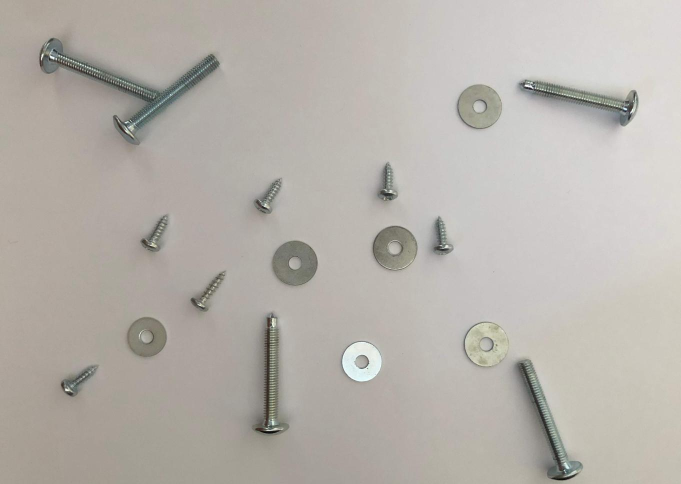
%> input picture Assignment_Input/IMG_05.jpg, 1362 x 968 px (shown at 1/2 size)
$ octave Task5to6.m   (GNU Octave 9; MATLAB toolbox functions it lacks are replaced by stand-ins)
%> lines starting %> are read from the running program, lines starting %| are printed output that depends on the picture; in (x1, y1, x2, y2) boxes, pixels count from 0 and x2, y2 are one past the last pixel; in counts of white or black regions, pixels touching at a corner belong together; the program's own positions count from 1
clear; close all;

% Task 5: Robust method --------------------------
% Step-1: Load input image
% Choose image here
Input_filename = 'IMG_05.jpg';
   GT_filename = 'IMG_05_GT.png';

I = imread(Input_filename);
%> I is the input picture: size 968x1362x3 uint8; mean R, G, B 182.2, 177.5, 171.2


% Step-2: Covert image to grayscale
I_gray = rgb2gray(I);


% Step-3: Rescale image by linear interpolation
I_scaled = imresize(I_gray, 0.5, 'bilinear');
colormap gray;  % Returns the image to greyscale


% Step-4: Enhance image before binarisation
I_enhanced = imadjust(I_scaled);
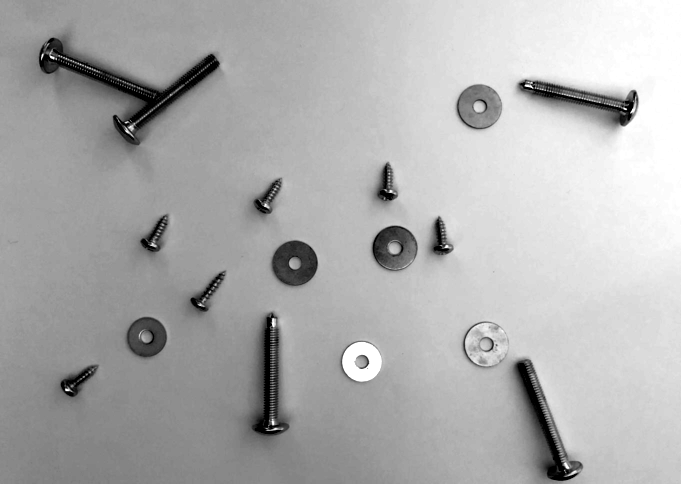
%> I_enhanced: size 484x681 uint8; min 0, max 255, mean 174.3
colormap gray;


% Step-5: Image Binarisation
I_binarised = imbinarize(I_enhanced, 0.25);
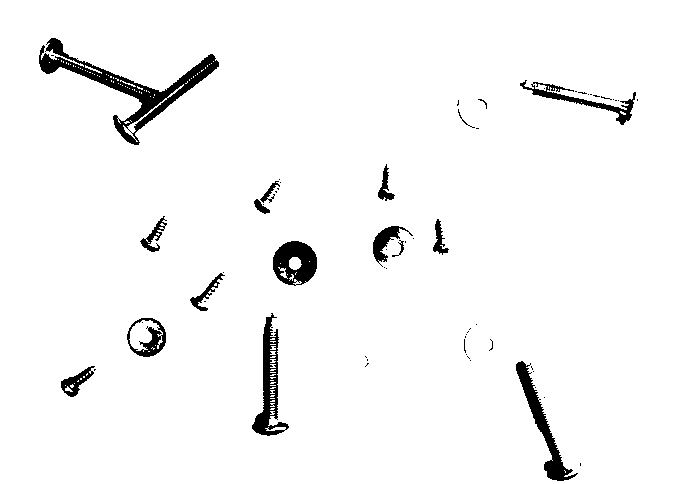
%> I_binarised: size 484x681 logical; 96.4% white; 63 black regions (46 under 20 px), largest, box (x1, y1, x2, y2) and area: (39, 38, 219, 145) 3583, (252, 313, 289, 436) 1543, (516, 361, 578, 481) 1497


% Step-6: Edge Detection
I_edge = edge(I_enhanced, 'canny', [0.05, 0.20], 0.8);
%> I_edge: size 484x681 logical; 1.9% white in thin lines or dots, all inside (x1, y1, x2, y2) = (38, 37, 639, 481)


% Step-7: Simple Segmentation
% Define the structuring element
se2 = strel('disk', 2');
I_closed = imclose(I_edge, se2);
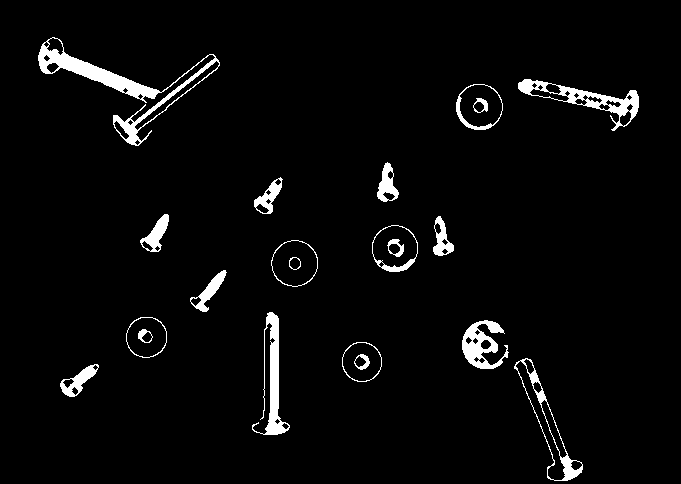
%> I_closed: size 484x681 logical; 3.6% white; 21 white regions, largest, box (x1, y1, x2, y2) and area: (38, 37, 220, 146) 2929, (518, 79, 639, 131) 1454, (252, 312, 290, 435) 1364
I_filled = imfill(I_closed, 'holes');
%> I_filled: size 484x681 logical; 6.7% white; 16 white regions, largest, box (x1, y1, x2, y2) and area: (38, 37, 220, 146) 3842, (514, 358, 583, 481) 2373, (518, 79, 639, 131) 2107
I_segmented = imopen(I_filled, se2);
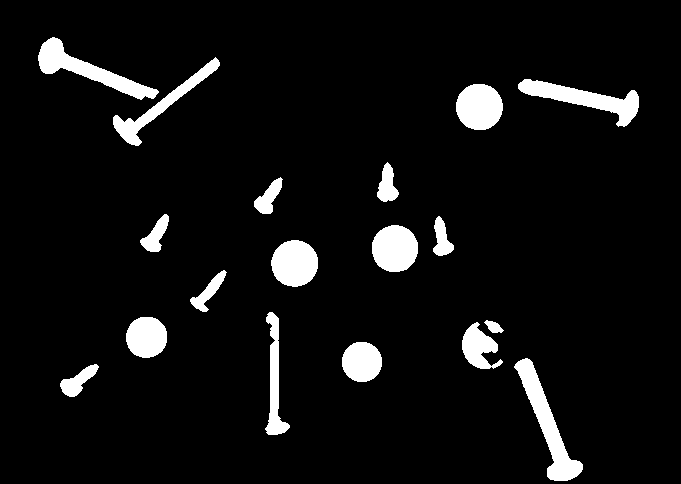
%> I_segmented: size 484x681 logical; 6.5% white; 18 white regions, largest, box (x1, y1, x2, y2) and area: (514, 358, 583, 481) 2363, (38, 37, 159, 100) 2124, (518, 79, 639, 127) 2067


% Step-8: Find the different individaul shapes and label them
% conn = 4 as less likely to have two objects label as the same
I_labeled = bwlabel(I_segmented, 4);
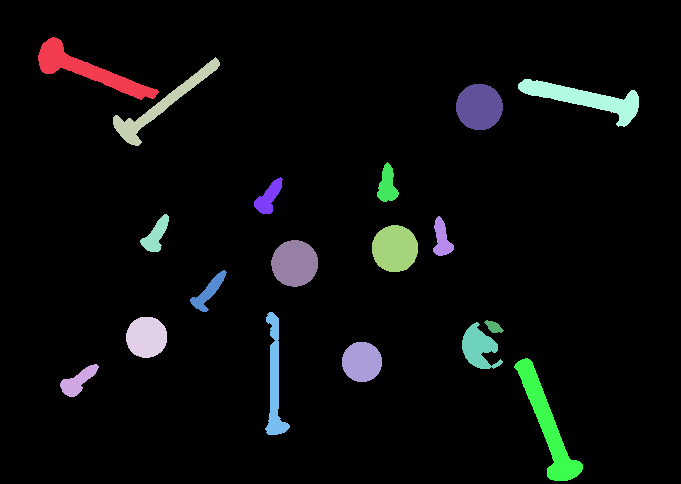
%> I_labeled: size 484x681 double; 19 distinct labels, from 0 to 18; one colour per label, 0 black

figure, imshow(I_labeled)
title('Step 1: Distinguish invidual shapes')

% cmap = parula because it looks cool
% zerocolour = k (black background)
% order = noshuffle as makes it easier to see difference than random
figure, imshow(label2rgb(I_labeled, 'parula', 'k', 'noshuffle'))
%> after `imshow(label2rgb(I_labeled, 'parula', 'k', 'noshuffle'))`:
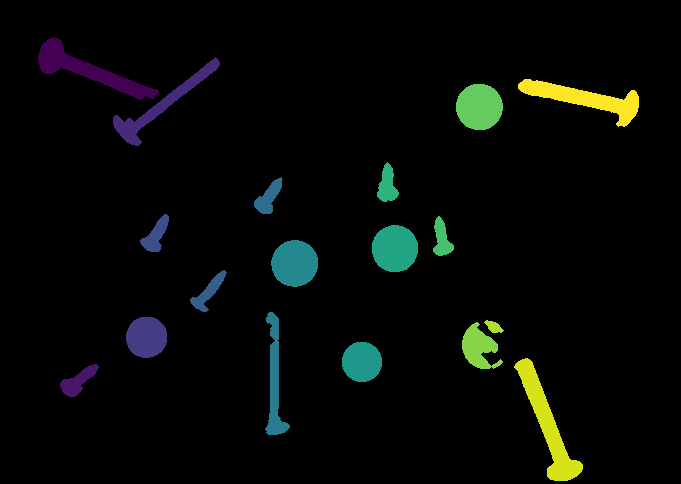
%> displayed picture: size 484x681x3, on the screen's scale of 0 to 255; mean R, G, B 6.4, 9, 6.5
title('Step 1b: Display different colours for each shape')


% Step-9: Extract the basic properties + boundaries of the labeled shapes
% Changed to all as area no longer works for all images
I_props = regionprops(I_labeled, 'all');
%> I_props = 18 regions; largest, box (x1, y1, x2, y2), Area, Centroid, MajorAxisLength, MinorAxisLength and Eccentricity: (514, 358, 583, 481) 2363 [548.2 425.6] 157.8 25.01 0.987, (38, 37, 159, 100) 2124 [88.6 71] 148.6 25.88 0.985, (518, 79, 639, 127) 2067 [585.7 99.4] 146.2 24.62 0.986


% Step-10: Store all properties to variables
I_number_shapes = size(I_props, 1);  % Total no. of shapes
%> I_number_shapes = 18
I_areas = [I_props.Area];  % Double array of areas
%> I_areas = 18 values, max 2363 at index 17, min 148 at index 16, mean 1193.2
I_per = [I_props.Perimeter]; % Double array of perimeters
%> I_per = 18 values, max 306.6 at index 17, min 48.34 at index 16, mean 168.5
I_centroids = [I_props.Centroid];  % Double array of centroids
%> I_centroids = 36 values, max 585.7 at index 35, min 70.96 at index 2, mean 290.9

% Extract every odd number of values from centroids for X values ...
% and every even nubmer for the Y values
X_centroids = I_centroids(1:2:end-1);
%> X_centroids = 18 values, max 585.7 at index 18, min 78.6 at index 2, mean 325.4
Y_centroids = I_centroids(2:2:end);
%> Y_centroids = 18 values, max 425.6 at index 17, min 70.96 at index 1, mean 256.3


% Step-11: Label each of the shapes with its corrosponding number
% For loop to plot the number of each shape at its centroid location
for i = 1 : I_number_shapes
    str = {i};  % Display the shape number as a string
	text(X_centroids(i), Y_centroids(i), str);
end
%> this loop made 18 passes
%> str on passes 1 to 12: {1}, {2}, {3}, {4}, {5}, {6}, {7}, {8}, {9}, {10}, {11}, {12}
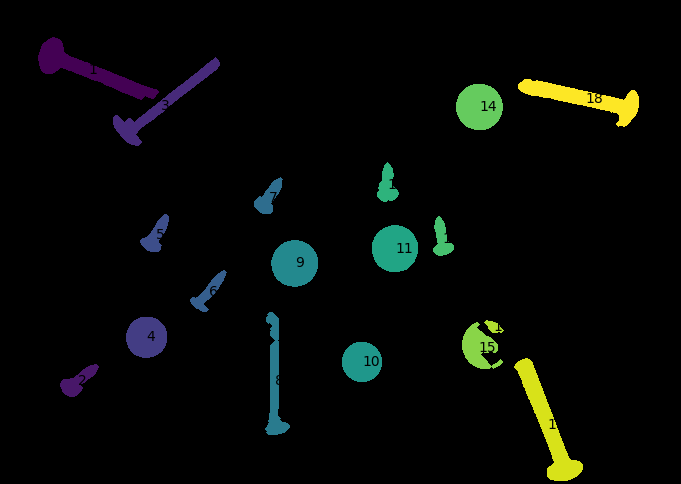
%> figure redrawn from the program's plot data; its title reads 'Step 1b: Display different colours for each shape'


% Step-12: Contrust table to display shape no. and properties
% Loop to add number of shapes to double array
for j = 1 : I_number_shapes
    test = (j);
    Shape_No{j, 1} = test;
end
%> this loop made 18 passes
%> after the loop, Shape_No = 18 items
Shape_No = cell2mat(Shape_No);
%> Shape_No = 18 values from 1 to 18

t1 = table(Shape_No);
%> t1 = 18 items; first 5, Shape_No: 1, 2, 3, 4, 5
t2 = struct2table(I_props);  % Convert 'regionprops' variables to table
%> t2 has the same summary as I_props
%> (the run ends here)

$ run again, with Assignment_Input/IMG_01.jpg copied over Assignment_Input/IMG_05.jpg
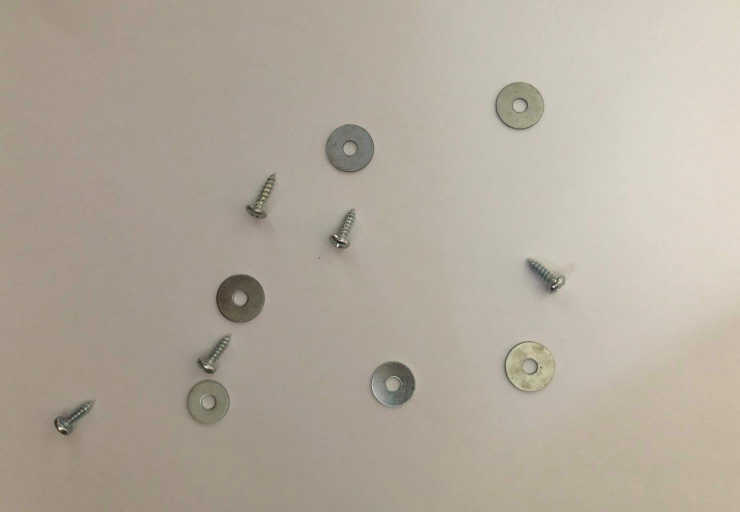
%> input picture Assignment_Input/IMG_01.jpg, 1480 x 1024 px (shown at 1/2 size)
%> I is the input picture: size 1024x1480x3 uint8; mean R, G, B 178.4, 169.5, 156.1
%> `I_binarised = imbinarize(I_enhanced, 0.25);`:
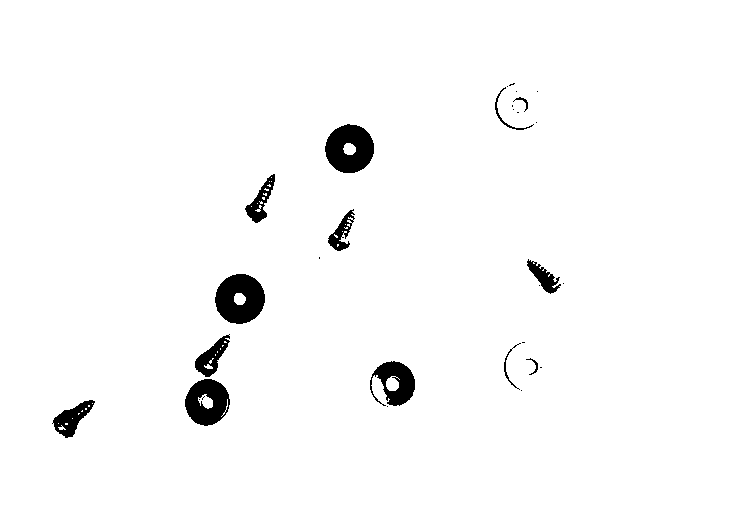
%> I_binarised: size 512x740 logical; 97.5% white; 30 black regions (17 under 20 px), largest, box (x1, y1, x2, y2) and area: (215, 274, 265, 324) 1827, (325, 124, 374, 173) 1741, (185, 379, 230, 426) 1448
%> I_edge: size 512x740 logical; 0.83% white in thin lines or dots, all inside (x1, y1, x2, y2) = (53, 81, 566, 436)
%> I_closed: size 512x740 logical; 1.4% white; 15 white regions (1 under 20 px), largest, box (x1, y1, x2, y2) and area: (503, 340, 556, 394) 1139, (185, 333, 232, 426) 871, (369, 361, 416, 409) 542
%> I_filled: size 512x740 logical; 3.9% white; 11 white regions (1 under 20 px), largest, box (x1, y1, x2, y2) and area: (503, 340, 556, 394) 2283, (185, 333, 232, 426) 2138, (215, 274, 265, 324) 2015
%> I_segmented: size 512x740 logical; 3.9% white; 10 white regions, largest, box (x1, y1, x2, y2) and area: (503, 340, 556, 394) 2282, (185, 333, 232, 426) 2073, (215, 274, 265, 324) 2015
%> I_labeled: size 512x740 double; 11 distinct labels, from 0 to 10
%> I_props = 10 regions; largest, box (x1, y1, x2, y2), Area, Centroid, MajorAxisLength, MinorAxisLength and Eccentricity: (503, 340, 556, 394) 2282 [530.1 367.5] 54.41 53.43 0.189, (185, 333, 232, 426) 2073 [210.2 394.1] 86.62 41.26 0.879, (215, 274, 265, 324) 2015 [240.6 299.3] 51.34 50 0.227
%> I_number_shapes = 10
%> I_areas = [734 2073 2015 621 1975 544 1777 1987 2282 663]
%> I_per = [120.8 259 156.2 122.6 154.5 121.4 146.7 155.4 166.6 113.4]
%> I_centroids = 20 values, max 546.6 at index 19, min 72.74 at index 1, mean 315
%> X_centroids = [72.74 210.2 240.6 262.2 350.3 344.5 392.7 520.1 530.1 546.6]
%> Y_centroids = [418.7 394.1 299.3 199.8 149.3 232.6 385.3 106.6 367.5 277.5]
%> the loop `for i = 1 : I_number_shapes` made 10 passes
%> str on passes 1 to 8: {1}, {2}, {3}, {4}, {5}, {6}, {7}, {8}
%> after the loop `for i = 1 : I_number_shapes`:
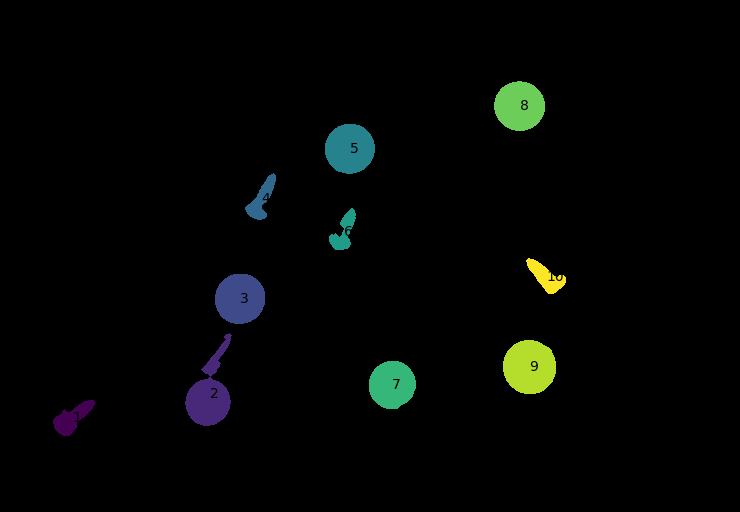
%> figure redrawn from the program's plot data; its title reads 'Step 1b: Display different colours for each shape'
%> the loop `for j = 1 : I_number_shapes` made 10 passes
%> after the loop `for j = 1 : I_number_shapes`: Shape_No = {1, 2, 3, 4, 5, 6, 7, 8, 9, 10}
%> `Shape_No = cell2mat(Shape_No);`: Shape_No = [1; 2; 3; 4; 5; 6; 7; 8; 9; 10]
%> t1 = 10 items; first 5, Shape_No: 1, 2, 3, 4, 5
%> t2 has the same summary as I_props

$ run again, with Assignment_Input/IMG_02.jpg copied over Assignment_Input/IMG_05.jpg
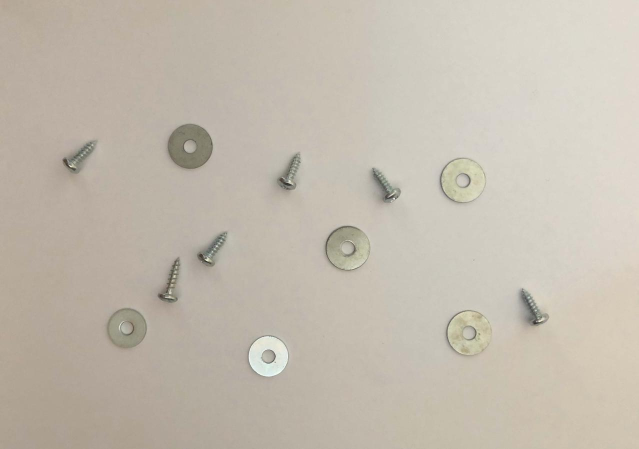
%> input picture Assignment_Input/IMG_02.jpg, 1277 x 898 px (shown at 1/2 size)
%> I is the input picture: size 898x1277x3 uint8; mean R, G, B 195.1, 187.2, 174.7
%> `I_binarised = imbinarize(I_enhanced, 0.25);`:
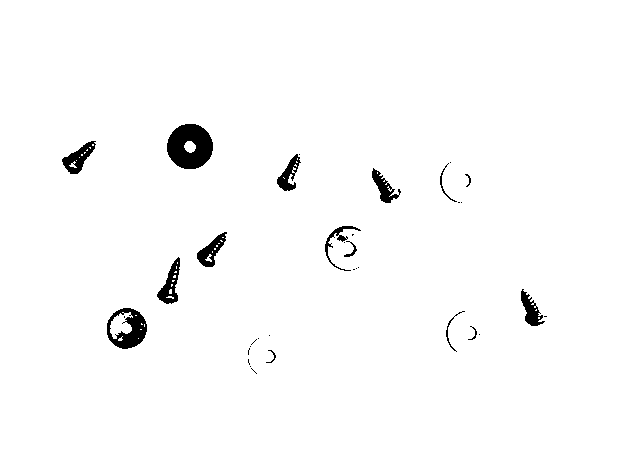
%> I_binarised: size 449x639 logical; 98% white; 35 black regions (20 under 20 px), largest, box (x1, y1, x2, y2) and area: (167, 124, 213, 169) 1528, (107, 308, 147, 349) 888, (62, 141, 96, 174) 492
%> I_edge: size 449x639 logical; 1.2% white in thin lines or dots, all inside (x1, y1, x2, y2) = (62, 123, 550, 380)
%> I_closed: size 449x639 logical; 2.2% white; 15 white regions, largest, box (x1, y1, x2, y2) and area: (445, 309, 493, 358) 1260, (439, 157, 488, 205) 867, (324, 225, 372, 272) 834
%> I_filled: size 449x639 logical; 4.7% white; 12 white regions, largest, box (x1, y1, x2, y2) and area: (445, 309, 493, 358) 1872, (439, 157, 488, 205) 1859, (324, 225, 372, 272) 1779
%> I_segmented: size 449x639 logical; 4.7% white; 12 white regions, largest, box (x1, y1, x2, y2) and area: (445, 309, 493, 358) 1870, (439, 157, 488, 205) 1857, (324, 225, 372, 272) 1779
%> I_labeled: size 449x639 double; 13 distinct labels, from 0 to 12
%> I_props = 12 regions; largest, box (x1, y1, x2, y2), Area, Centroid, MajorAxisLength, MinorAxisLength and Eccentricity: (445, 309, 493, 358) 1870 [469.7 334] 49.27 48.35 0.192, (439, 157, 488, 205) 1857 [463.8 181.3] 48.91 48.37 0.147, (324, 225, 372, 272) 1779 [348.4 249.2] 47.74 47.48 0.104
%> I_number_shapes = 12
%> I_areas = [594 1382 574 1730 536 1446 533 1779 516 1857 1870 585]
%> I_per = [105.8 128.9 115.4 144.6 101.2 134.5 98.24 146.9 99.93 150.1 150.6 106.8]
%> I_centroids = 24 values, max 533.5 at index 23, min 79.99 at index 1, mean 271.1
%> X_centroids = [79.99 127.3 171.6 190.6 212.8 267.6 290.7 348.4 385.9 463.8 469.7 533.5]
%> Y_centroids = [158.2 328.8 284.8 147.1 250.8 357.8 174.6 249.2 187.4 181.3 334 310.5]
%> the loop `for i = 1 : I_number_shapes` made 12 passes
%> str on passes 1 to 8: {1}, {2}, {3}, {4}, {5}, {6}, {7}, {8}
%> after the loop `for i = 1 : I_number_shapes`:
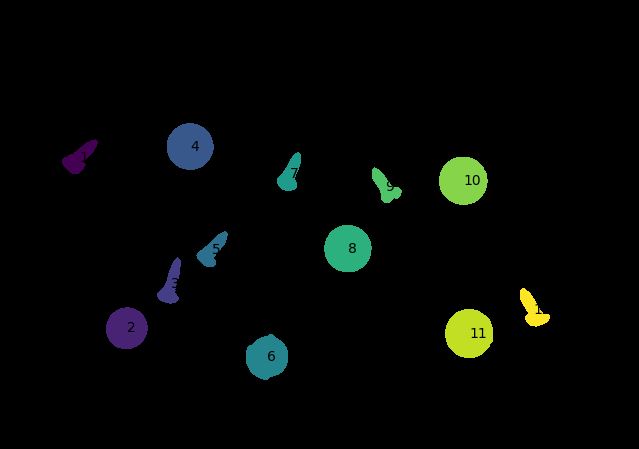
%> figure redrawn from the program's plot data; its title reads 'Step 1b: Display different colours for each shape'
%> the loop `for j = 1 : I_number_shapes` made 12 passes
%> after the loop `for j = 1 : I_number_shapes`: Shape_No = {1, 2, 3, 4, 5, 6, 7, 8, 9, 10, 11, 12}
%> `Shape_No = cell2mat(Shape_No);`: Shape_No = [1; 2; 3; 4; 5; 6; 7; 8; 9; 10; 11; 12]
%> t1 = 12 items; first 5, Shape_No: 1, 2, 3, 4, 5
%> t2 has the same summary as I_props

$ run again, with Assignment_Input/IMG_03.jpg copied over Assignment_Input/IMG_05.jpg
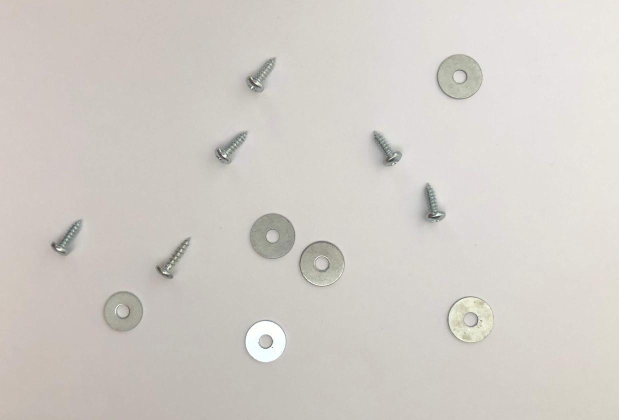
%> input picture Assignment_Input/IMG_03.jpg, 1238 x 840 px (shown at 1/2 size)
%> I is the input picture: size 840x1238x3 uint8; mean R, G, B 209.9, 205.4, 199.8
%> I_binarised: size 420x619 logical; 97.4% white; 43 black regions (28 under 20 px), largest, box (x1, y1, x2, y2) and area: (249, 213, 295, 259) 1532, (103, 291, 143, 332) 1045, (299, 241, 344, 287) 772
%> I_edge: size 420x619 logical; 1.3% white in thin lines or dots, all inside (x1, y1, x2, y2) = (50, 54, 494, 365)
%> I_closed: size 420x619 logical; 2.2% white; 16 white regions, largest, box (x1, y1, x2, y2) and area: (446, 295, 494, 345) 1315, (298, 240, 346, 289) 869, (102, 290, 144, 333) 502
%> I_filled: size 420x619 logical; 5.3% white; 12 white regions, largest, box (x1, y1, x2, y2) and area: (446, 295, 494, 345) 1911, (298, 240, 346, 289) 1845, (435, 54, 483, 101) 1782
%> I_segmented: size 420x619 logical; 5.3% white; 12 white regions, largest, box (x1, y1, x2, y2) and area: (446, 295, 493, 345) 1905, (298, 240, 346, 289) 1843, (435, 54, 483, 101) 1780
%> I_labeled: size 420x619 double; 13 distinct labels, from 0 to 12
%> I_props = 12 regions; largest, box (x1, y1, x2, y2), Area, Centroid, MajorAxisLength, MinorAxisLength and Eccentricity: (446, 295, 493, 345) 1905 [470.1 320.6] 50.82 47.79 0.341, (298, 240, 346, 289) 1843 [322.3 264.8] 48.82 48.09 0.173, (435, 54, 483, 101) 1780 [459.8 77.7] 48.15 47.1 0.207
%> I_number_shapes = 12
%> I_areas = [632 1393 636 442 1570 580 1767 1843 563 575 1780 1905]
%> I_per = [105.8 130.1 117.5 113.3 142.2 100.6 145.9 149.5 105.2 105 146.9 153.6]
%> I_centroids = 24 values, max 470.1 at index 23, min 67.75 at index 1, mean 254.4
%> X_centroids = [67.75 123.3 173.3 230.9 264.5 260.9 272.9 322.3 386.7 432 459.8 470.1]
%> Y_centroids = [240 312.1 261.3 150.5 341.9 76.84 236.9 264.8 151.1 206.8 77.66 320.6]
%> the loop `for i = 1 : I_number_shapes` made 12 passes
%> str on passes 1 to 8: {1}, {2}, {3}, {4}, {5}, {6}, {7}, {8}
%> after the loop `for i = 1 : I_number_shapes`:
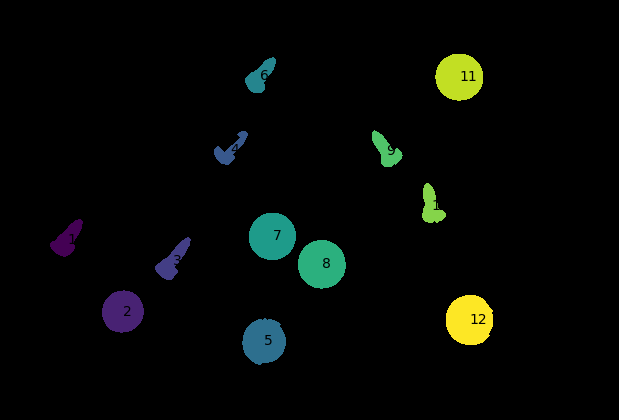
%> figure redrawn from the program's plot data; its title reads 'Step 1b: Display different colours for each shape'
%> the loop `for j = 1 : I_number_shapes` made 12 passes
%> after the loop `for j = 1 : I_number_shapes`: Shape_No = {1, 2, 3, 4, 5, 6, 7, 8, 9, 10, 11, 12}
%> `Shape_No = cell2mat(Shape_No);`: Shape_No = [1; 2; 3; 4; 5; 6; 7; 8; 9; 10; 11; 12]
%> t1 = 12 items; first 5, Shape_No: 1, 2, 3, 4, 5
%> t2 has the same summary as I_props
